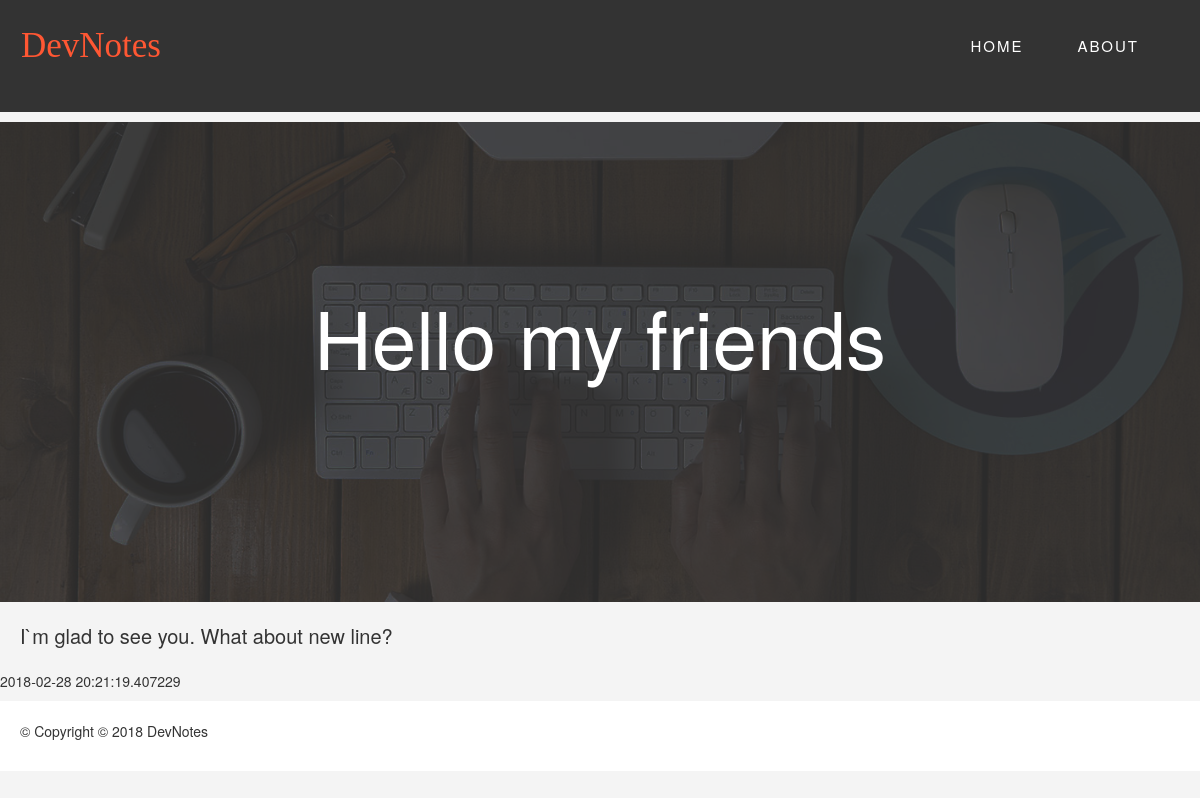
The page /blog/Hello my friends on the database its author committed.
### my_blog/blueprints/blog/models.py (models this page shows, shortened)
class BlogPost(db.Model):
    id = db.Column(db.Integer, primary_key=True)
    title = db.Column(db.String(128))
    date = db.Column(db.DateTime)
    content = db.Column(db.String)
    imagePath = db.Column(db.String)
    @staticmethod
    def get_by_title(title):
        title = title.replace('%20', ' ')
        return BlogPost.query.filter_by(title=title).first()

### my_blog/blueprints/blog/views.py (the view)
@blog.route('/<post_title>')
def read(post_title):
    blogpost = BlogPost.get_by_title(post_title)
    return render_template('read.html', blogpost = blogpost)

### my_blog/blueprints/blog/templates/read.html (shortened to what this page needs)
{% extends "base.html" %}
{% block content %}
<div class="main-column">
<div class="blogpost__header">
  <figure class="blogpost__picture">
    <img src="{{url_for('static', filename=blogpost.imagePath)}}" class="figure-img img-fluid rounded" alt="Blogpost background image">
  </figure>
  <div class="blogpost__title"><h1 >{{blogpost.title}}</h1></div>
</div>
<div class="blogpost__text">
<p >{{"{}".format(blogpost.content)}}</p>
</div>
<div class="blogpost__date">
<p class="">{{blogpost.date}}</p>
</div>
</div>
{% endblock %}

### my_blog/static/css/main.css (style rules this page uses)
html { font-size: 62.5%; }
body { background:#F4F4F4; margin:0; }
.blogpost__header { max-height: 60vh; display: block; margin:0; overflow: hidden; position:relative; z-index: -1; text-align: center; vertical-align: middle; }
.blogpost__title { position:absolute; top:15rem; left:0; width: 100%; height: 100%; display:inline; z-index: 10; text-align: center; vertical-align: middle; }
.blogpost__title h1 { font-size:8rem; color:white; }
.blogpost__picture:after { content: ''; background: rgba(51, 51, 51, 0.85); position: absolute; width: 100%; height: 100%; top:0; left:0; box-sizing: border-box; }
.blogpost__picture img { transform: translateY(-30%); width:100%; height:100%; }
.blogpost__text { margin:2rem; font-size: 2rem; position: relative; }

### rows shown on the page
BlogPost: imagePath (picture), title "Hello my friends", content "I`m glad to see you. What about new line?", date "2018-02-28 20:21:19.407229"
